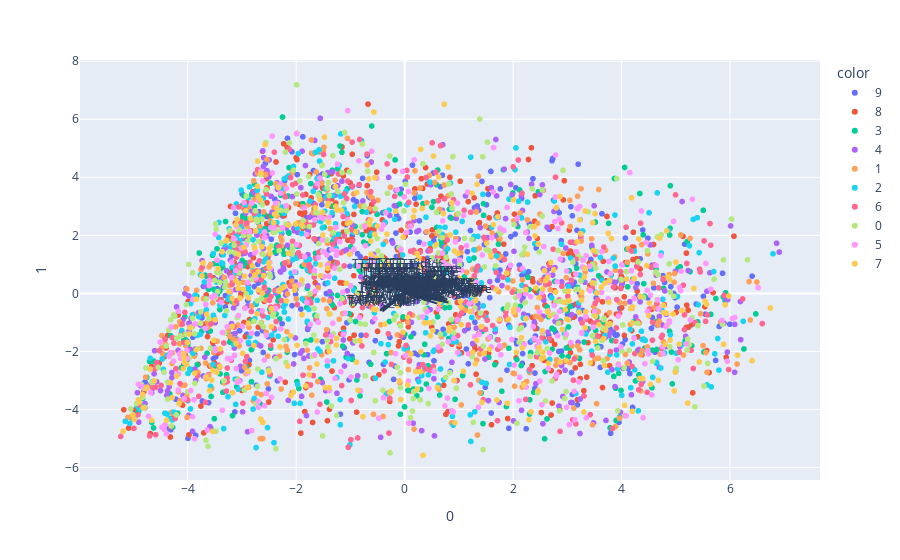

Here is the notebook cell this chart was saved with:
### Code cell
loadings = pca.components_.T * np.sqrt(pca.explained_variance_)

x = 0
y = 1

fig = px.scatter(components, x=x, y=y, color=df.int_group)

for i, feature in enumerate(features):
    fig.add_shape(
        type='line',
        x0=0, y0=0,
        x1=loadings[i, x],
        y1=loadings[i, y]
    )
    fig.add_annotation(
        x=loadings[i, x],
        y=loadings[i, y],
        ax=0, ay=0,
        xanchor="center",
        yanchor="bottom",
        text=feature,
    )
fig.show()

### Figure 1 — Plotly figure (JSON) as saved in the notebook; plotly's stock layout.template omitted (floating-point values rounded to 4 significant figures; data arrays with more than 128 entries replaced by an {"elided": "..."} marker saying what was removed)
{"data": [{"hovertemplate": "color=9<br>0=%{x}<br>1=%{y}<extra></extra>", "legendgroup": "9", "marker": {"color": "#636efa", "symbol": "circle"}, "mode": "markers", "name": "9", "showlegend": true, "type": "scattergl", "x": {"elided": "364 float values"}, "xaxis": "x", "y": {"elided": "364 float values"}, "yaxis": "y"}, {"hovertemplate": "color=8<br>0=%{x}<br>1=%{y}<extra></extra>", "legendgroup": "8", "marker": {"color": "#EF553B", "symbol": "circle"}, "mode": "markers", "name": "8", "showlegend": true, "type": "scattergl", "x": {"elided": "364 float values"}, "xaxis": "x", "y": {"elided": "364 float values"}, "yaxis": "y"}, {"hovertemplate": "color=3<br>0=%{x}<br>1=%{y}<extra></extra>", "legendgroup": "3", "marker": {"color": "#00cc96", "symbol": "circle"}, "mode": "markers", "name": "3", "showlegend": true, "type": "scattergl", "x": {"elided": "364 float values"}, "xaxis": "x", "y": {"elided": "364 float values"}, "yaxis": "y"}, {"hovertemplate": "color=4<br>0=%{x}<br>1=%{y}<extra></extra>", "legendgroup": "4", "marker": {"color": "#ab63fa", "symbol": "circle"}, "mode": "markers", "name": "4", "showlegend": true, "type": "scattergl", "x": {"elided": "364 float values"}, "xaxis": "x", "y": {"elided": "364 float values"}, "yaxis": "y"}, {"hovertemplate": "color=1<br>0=%{x}<br>1=%{y}<extra></extra>", "legendgroup": "1", "marker": {"color": "#FFA15A", "symbol": "circle"}, "mode": "markers", "name": "1", "showlegend": true, "type": "scattergl", "x": {"elided": "364 float values"}, "xaxis": "x", "y": {"elided": "364 float values"}, "yaxis": "y"}, {"hovertemplate": "color=2<br>0=%{x}<br>1=%{y}<extra></extra>", "legendgroup": "2", "marker": {"color": "#19d3f3", "symbol": "circle"}, "mode": "markers", "name": "2", "showlegend": true, "type": "scattergl", "x": {"elided": "364 float values"}, "xaxis": "x", "y": {"elided": "364 float values"}, "yaxis": "y"}, {"hovertemplate": "color=6<br>0=%{x}<br>1=%{y}<extra></extra>", "legendgroup": "6", "marker": {"color": "#FF6692", "symbol": "circle"}, "mode": "markers", "name": "6", "showlegend": true, "type": "scattergl", "x": {"elided": "364 float values"}, "xaxis": "x", "y": {"elided": "364 float values"}, "yaxis": "y"}, {"hovertemplate": "color=0<br>0=%{x}<br>1=%{y}<extra></extra>", "legendgroup": "0", "marker": {"color": "#B6E880", "symbol": "circle"}, "mode": "markers", "name": "0", "showlegend": true, "type": "scattergl", "x": {"elided": "364 float values"}, "xaxis": "x", "y": {"elided": "364 float values"}, "yaxis": "y"}, {"hovertemplate": "color=5<br>0=%{x}<br>1=%{y}<extra></extra>", "legendgroup": "5", "marker": {"color": "#FF97FF", "symbol": "circle"}, "mode": "markers", "name": "5", "showlegend": true, "type": "scattergl", "x": {"elided": "364 float values"}, "xaxis": "x", "y": {"elided": "364 float values"}, "yaxis": "y"}, {"hovertemplate": "color=7<br>0=%{x}<br>1=%{y}<extra></extra>", "legendgroup": "7", "marker": {"color": "#FECB52", "symbol": "circle"}, "mode": "markers", "name": "7", "showlegend": true, "type": "scattergl", "x": {"elided": "364 float values"}, "xaxis": "x", "y": {"elided": "364 float values"}, "yaxis": "y"}], "layout": {"annotations": [{"ax": 0, "ay": 0, "text": "ATATA_tfidf", "x": -0.4541, "xanchor": "center", "y": -0.5984, "yanchor": "bottom"}, {"ax": 0, "ay": 0, "text": "ACATA_tfidf", "x": -0.2055, "xanchor": "center", "y": -0.104, "yanchor": "bottom"}, {"ax": 0, "ay": 0, "text": "GAAAAG_tfidf", "x": 0.2709, "xanchor": "center", "y": 0.01172, "yanchor": "bottom"}, {"ax": 0, "ay": 0, "text": "TGYATR_tfidf", "x": -0.202, "xanchor": "center", "y": -0.1112, "yanchor": "bottom"}, {"ax": 0, "ay": 0, "text": "GAGRAG_tfidf", "x": 0.2701, "xanchor": "center", "y": 0.009312, "yanchor": "bottom"}, {"ax": 0, "ay": 0, "text": "TCTTT_tfidf", "x": -0.008182, "xanchor": "center", "y": 0.3373, "yanchor": "bottom"}, {"ax": 0, "ay": 0, "text": "CTTTC_tfidf", "x": -0.01366, "xanchor": "center", "y": 0.1823, "yanchor": "bottom"}, {"ax": 0, "ay": 0, "text": "TATACA_tfidf", "x": -0.183, "xanchor": "center", "y": -0.1627, "yanchor": "bottom"}, {"ax": 0, "ay": 0, "text": "AAAAA_tfidf", "x": 0.8091, "xanchor": "center", "y": -0.3161, "yanchor": "bottom"}, {"ax": 0, "ay": 0, "text": "AAAAAAA_tfidf", "x": 0.6547, "xanchor": "center", "y": -0.2294, "yanchor": "bottom"}, {"ax": 0, "ay": 0, "text": "TTTGT_tfidf", "x": -0.0696, "xanchor": "center", "y": 0.2679, "yanchor": "bottom"}, {"ax": 0, "ay": 0, "text": "AAAAAG_tfidf", "x": 0.4561, "xanchor": "center", "y": -0.1738, "yanchor": "bottom"}, {"ax": 0, "ay": 0, "text": "TATATAY_tfidf", "x": -0.3982, "xanchor": "center", "y": -0.5732, "yanchor": "bottom"}, {"ax": 0, "ay": 0, "text": "GMGGC_tfidf", "x": 0.07384, "xanchor": "center", "y": 0.08037, "yanchor": "bottom"}, {"ax": 0, "ay": 0, "text": "CGCCCT_tfidf", "x": 0.01913, "xanchor": "center", "y": 0.05076, "yanchor": "bottom"}, {"ax": 0, "ay": 0, "text": "GAAGNG_tfidf", "x": 0.2589, "xanchor": "center", "y": 0.04615, "yanchor": "bottom"}, {"ax": 0, "ay": 0, "text": "TTTTTTT_tfidf", "x": 0.01334, "xanchor": "center", "y": 0.5204, "yanchor": "bottom"}, {"ax": 0, "ay": 0, "text": "ATAAA_tfidf", "x": 0.5997, "xanchor": "center", "y": -0.3479, "yanchor": "bottom"}, {"ax": 0, "ay": 0, "text": "SCSKGSKGK_tfidf", "x": 0.09138, "xanchor": "center", "y": 0.06709, "yanchor": "bottom"}, {"ax": 0, "ay": 0, "text": "TTTTT_tfidf", "x": -0.07532, "xanchor": "center", "y": 0.7054, "yanchor": "bottom"}, {"ax": 0, "ay": 0, "text": "ATACA_tfidf", "x": -0.1412, "xanchor": "center", "y": -0.1312, "yanchor": "bottom"}, {"ax": 0, "ay": 0, "text": "GAAAG_tfidf", "x": 0.1319, "xanchor": "center", "y": -0.001395, "yanchor": "bottom"}, {"ax": 0, "ay": 0, "text": "AAAAG_tfidf", "x": 0.3988, "xanchor": "center", "y": -0.1213, "yanchor": "bottom"}, {"ax": 0, "ay": 0, "text": "TTTTYTTTT_tfidf", "x": -0.1361, "xanchor": "center", "y": 0.6726, "yanchor": "bottom"}, {"ax": 0, "ay": 0, "text": "TATATA_tfidf", "x": -0.4097, "xanchor": "center", "y": -0.6235, "yanchor": "bottom"}, {"ax": 0, "ay": 0, "text": "GCGCGS_tfidf", "x": 0.01626, "xanchor": "center", "y": 0.02978, "yanchor": "bottom"}, {"ax": 0, "ay": 0, "text": "AAAAAA_tfidf", "x": 0.7615, "xanchor": "center", "y": -0.2808, "yanchor": "bottom"}, {"ax": 0, "ay": 0, "text": "TTTTTTCT_tfidf", "x": 0.02357, "xanchor": "center", "y": 0.3612, "yanchor": "bottom"}, {"ax": 0, "ay": 0, "text": "AARAAA_tfidf", "x": 0.7798, "xanchor": "center", "y": -0.2662, "yanchor": "bottom"}, {"ax": 0, "ay": 0, "text": "TATAT_tfidf", "x": -0.4539, "xanchor": "center", "y": -0.5701, "yanchor": "bottom"}, {"ax": 0, "ay": 0, "text": "GCGCGS__score", "x": 0.082, "xanchor": "center", "y": 0.0541, "yanchor": "bottom"}, {"ax": 0, "ay": 0, "text": "TATATA__score", "x": -0.08515, "xanchor": "center", "y": -0.4777, "yanchor": "bottom"}, {"ax": 0, "ay": 0, "text": "TTTTTTT__score", "x": 0.1464, "xanchor": "center", "y": 0.5413, "yanchor": "bottom"}, {"ax": 0, "ay": 0, "text": "AAAAAAA__score", "x": 0.7196, "xanchor": "center", "y": -0.1844, "yanchor": "bottom"}, {"ax": 0, "ay": 0, "text": "GAAAAG__score", "x": 0.4277, "xanchor": "center", "y": 0.06859, "yanchor": "bottom"}, {"ax": 0, "ay": 0, "text": "AAAAAA__score", "x": 0.7874, "xanchor": "center", "y": -0.1803, "yanchor": "bottom"}, {"ax": 0, "ay": 0, "text": "TATAT__score", "x": -0.02229, "xanchor": "center", "y": -0.3124, "yanchor": "bottom"}, {"ax": 0, "ay": 0, "text": "ATACA__score", "x": 0.1697, "xanchor": "center", "y": -0.01131, "yanchor": "bottom"}, {"ax": 0, "ay": 0, "text": "AAAAG__score", "x": 0.6186, "xanchor": "center", "y": -0.05599, "yanchor": "bottom"}, {"ax": 0, "ay": 0, "text": "TTTTYTTTT__score", "x": 0.1017, "xanchor": "center", "y": 0.5309, "yanchor": "bottom"}, {"ax": 0, "ay": 0, "text": "SCSKGSKGK__score", "x": 0.2407, "xanchor": "center", "y": 0.1284, "yanchor": "bottom"}, {"ax": 0, "ay": 0, "text": "TTTTTTCT__score", "x": 0.1047, "xanchor": "center", "y": 0.3927, "yanchor": "bottom"}, {"ax": 0, "ay": 0, "text": "AARAAA__score", "x": 0.7249, "xanchor": "center", "y": -0.1184, "yanchor": "bottom"}, {"ax": 0, "ay": 0, "text": "TTTTT__score", "x": 0.1746, "xanchor": "center", "y": 0.5467, "yanchor": "bottom"}, {"ax": 0, "ay": 0, "text": "CTTTC__score", "x": 0.2036, "xanchor": "center", "y": 0.2634, "yanchor": "bottom"}, {"ax": 0, "ay": 0, "text": "AAAAA__score", "x": 0.7382, "xanchor": "center", "y": -0.1303, "yanchor": "bottom"}, {"ax": 0, "ay": 0, "text": "ACATA__score", "x": 0.08409, "xanchor": "center", "y": -0.004145, "yanchor": "bottom"}, {"ax": 0, "ay": 0, "text": "GAAAG__score", "x": 0.3313, "xanchor": "center", "y": 0.05372, "yanchor": "bottom"}, {"ax": 0, "ay": 0, "text": "AAAAAG__score", "x": 0.6194, "xanchor": "center", "y": -0.124, "yanchor": "bottom"}, {"ax": 0, "ay": 0, "text": "CGCCCT__score", "x": 0.08487, "xanchor": "center", "y": 0.06963, "yanchor": "bottom"}, {"ax": 0, "ay": 0, "text": "TATACA__score", "x": -0.01336, "xanchor": "center", "y": -0.09781, "yanchor": "bottom"}, {"ax": 0, "ay": 0, "text": "TCTTT__score", "x": 0.2303, "xanchor": "center", "y": 0.4058, "yanchor": "bottom"}, {"ax": 0, "ay": 0, "text": "TGYATR__score", "x": 0.107, "xanchor": "center", "y": 0.00113, "yanchor": "bottom"}, {"ax": 0, "ay": 0, "text": "GAAGNG__score", "x": 0.4334, "xanchor": "center", "y": 0.133, "yanchor": "bottom"}, {"ax": 0, "ay": 0, "text": "TATATAY__score", "x": -0.07205, "xanchor": "center", "y": -0.4224, "yanchor": "bottom"}, {"ax": 0, "ay": 0, "text": "GMGGC__score", "x": 0.2119, "xanchor": "center", "y": 0.1415, "yanchor": "bottom"}, {"ax": 0, "ay": 0, "text": "ATATA__score", "x": -0.009435, "xanchor": "center", "y": -0.3527, "yanchor": "bottom"}, {"ax": 0, "ay": 0, "text": "TTTGT__score", "x": 0.1848, "xanchor": "center", "y": 0.3424, "yanchor": "bottom"}, {"ax": 0, "ay": 0, "text": "GAGRAG__score", "x": 0.4379, "xanchor": "center", "y": 0.07812, "yanchor": "bottom"}, {"ax": 0, "ay": 0, "text": "ATAAA__score", "x": 0.3089, "xanchor": "center", "y": -0.07597, "yanchor": "bottom"}], "legend": {"title": {"text": "color"}, "tracegroupgap": 0}, "margin": {"t": 60}, "shapes": [{"type": "line", "x0": 0, "x1": -0.4541, "y0": 0, "y1": -0.5984}, {"type": "line", "x0": 0, "x1": -0.2055, "y0": 0, "y1": -0.104}, {"type": "line", "x0": 0, "x1": 0.2709, "y0": 0, "y1": 0.01172}, {"type": "line", "x0": 0, "x1": -0.202, "y0": 0, "y1": -0.1112}, {"type": "line", "x0": 0, "x1": 0.2701, "y0": 0, "y1": 0.009312}, {"type": "line", "x0": 0, "x1": -0.008182, "y0": 0, "y1": 0.3373}, {"type": "line", "x0": 0, "x1": -0.01366, "y0": 0, "y1": 0.1823}, {"type": "line", "x0": 0, "x1": -0.183, "y0": 0, "y1": -0.1627}, {"type": "line", "x0": 0, "x1": 0.8091, "y0": 0, "y1": -0.3161}, {"type": "line", "x0": 0, "x1": 0.6547, "y0": 0, "y1": -0.2294}, {"type": "line", "x0": 0, "x1": -0.0696, "y0": 0, "y1": 0.2679}, {"type": "line", "x0": 0, "x1": 0.4561, "y0": 0, "y1": -0.1738}, {"type": "line", "x0": 0, "x1": -0.3982, "y0": 0, "y1": -0.5732}, {"type": "line", "x0": 0, "x1": 0.07384, "y0": 0, "y1": 0.08037}, {"type": "line", "x0": 0, "x1": 0.01913, "y0": 0, "y1": 0.05076}, {"type": "line", "x0": 0, "x1": 0.2589, "y0": 0, "y1": 0.04615}, {"type": "line", "x0": 0, "x1": 0.01334, "y0": 0, "y1": 0.5204}, {"type": "line", "x0": 0, "x1": 0.5997, "y0": 0, "y1": -0.3479}, {"type": "line", "x0": 0, "x1": 0.09138, "y0": 0, "y1": 0.06709}, {"type": "line", "x0": 0, "x1": -0.07532, "y0": 0, "y1": 0.7054}, {"type": "line", "x0": 0, "x1": -0.1412, "y0": 0, "y1": -0.1312}, {"type": "line", "x0": 0, "x1": 0.1319, "y0": 0, "y1": -0.001395}, {"type": "line", "x0": 0, "x1": 0.3988, "y0": 0, "y1": -0.1213}, {"type": "line", "x0": 0, "x1": -0.1361, "y0": 0, "y1": 0.6726}, {"type": "line", "x0": 0, "x1": -0.4097, "y0": 0, "y1": -0.6235}, {"type": "line", "x0": 0, "x1": 0.01626, "y0": 0, "y1": 0.02978}, {"type": "line", "x0": 0, "x1": 0.7615, "y0": 0, "y1": -0.2808}, {"type": "line", "x0": 0, "x1": 0.02357, "y0": 0, "y1": 0.3612}, {"type": "line", "x0": 0, "x1": 0.7798, "y0": 0, "y1": -0.2662}, {"type": "line", "x0": 0, "x1": -0.4539, "y0": 0, "y1": -0.5701}, {"type": "line", "x0": 0, "x1": 0.082, "y0": 0, "y1": 0.0541}, {"type": "line", "x0": 0, "x1": -0.08515, "y0": 0, "y1": -0.4777}, {"type": "line", "x0": 0, "x1": 0.1464, "y0": 0, "y1": 0.5413}, {"type": "line", "x0": 0, "x1": 0.7196, "y0": 0, "y1": -0.1844}, {"type": "line", "x0": 0, "x1": 0.4277, "y0": 0, "y1": 0.06859}, {"type": "line", "x0": 0, "x1": 0.7874, "y0": 0, "y1": -0.1803}, {"type": "line", "x0": 0, "x1": -0.02229, "y0": 0, "y1": -0.3124}, {"type": "line", "x0": 0, "x1": 0.1697, "y0": 0, "y1": -0.01131}, {"type": "line", "x0": 0, "x1": 0.6186, "y0": 0, "y1": -0.05599}, {"type": "line", "x0": 0, "x1": 0.1017, "y0": 0, "y1": 0.5309}, {"type": "line", "x0": 0, "x1": 0.2407, "y0": 0, "y1": 0.1284}, {"type": "line", "x0": 0, "x1": 0.1047, "y0": 0, "y1": 0.3927}, {"type": "line", "x0": 0, "x1": 0.7249, "y0": 0, "y1": -0.1184}, {"type": "line", "x0": 0, "x1": 0.1746, "y0": 0, "y1": 0.5467}, {"type": "line", "x0": 0, "x1": 0.2036, "y0": 0, "y1": 0.2634}, {"type": "line", "x0": 0, "x1": 0.7382, "y0": 0, "y1": -0.1303}, {"type": "line", "x0": 0, "x1": 0.08409, "y0": 0, "y1": -0.004145}, {"type": "line", "x0": 0, "x1": 0.3313, "y0": 0, "y1": 0.05372}, {"type": "line", "x0": 0, "x1": 0.6194, "y0": 0, "y1": -0.124}, {"type": "line", "x0": 0, "x1": 0.08487, "y0": 0, "y1": 0.06963}, {"type": "line", "x0": 0, "x1": -0.01336, "y0": 0, "y1": -0.09781}, {"type": "line", "x0": 0, "x1": 0.2303, "y0": 0, "y1": 0.4058}, {"type": "line", "x0": 0, "x1": 0.107, "y0": 0, "y1": 0.00113}, {"type": "line", "x0": 0, "x1": 0.4334, "y0": 0, "y1": 0.133}, {"type": "line", "x0": 0, "x1": -0.07205, "y0": 0, "y1": -0.4224}, {"type": "line", "x0": 0, "x1": 0.2119, "y0": 0, "y1": 0.1415}, {"type": "line", "x0": 0, "x1": -0.009435, "y0": 0, "y1": -0.3527}, {"type": "line", "x0": 0, "x1": 0.1848, "y0": 0, "y1": 0.3424}, {"type": "line", "x0": 0, "x1": 0.4379, "y0": 0, "y1": 0.07812}, {"type": "line", "x0": 0, "x1": 0.3089, "y0": 0, "y1": -0.07597}], "xaxis": {"anchor": "y", "domain": [0, 1], "title": {"text": "0"}}, "yaxis": {"anchor": "x", "domain": [0, 1], "title": {"text": "1"}}}}
